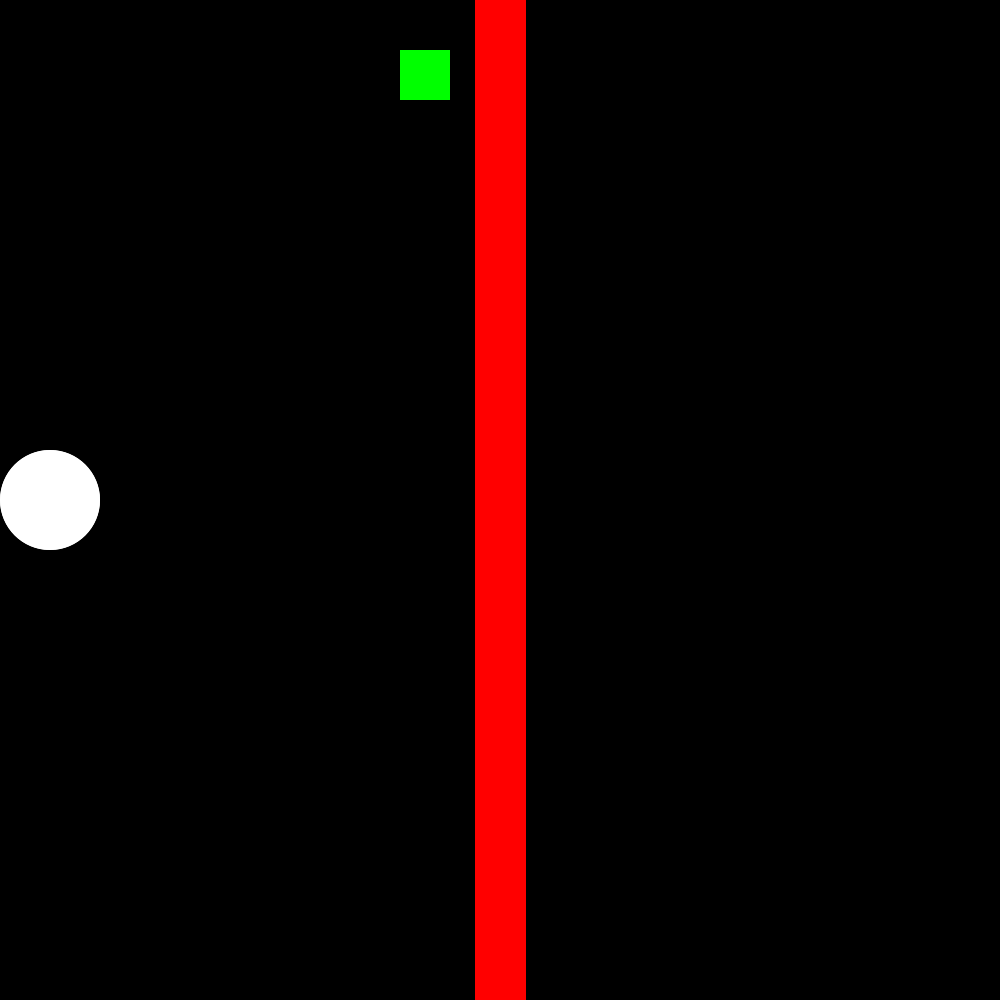
Frame 1 (no input)
Frame 60 (the mouse pressed at the canvas centre just before this capture): identical to frame 1, image omitted
Frame 120 (the mouse held since frame 60 and released just before this capture): identical to frame 1, image omitted

The Processing sketch that drew this single still picture (run headless with seeded random() and noise(); from frame 60 on, the mouse is pressed at the canvas centre):

// Processing sketch: Game
// ── Game.pde
void setup()
{
  size(1000,1000);
  wall = new level();
  player = new gameObjects();
  button = new gameObjects();
}

level wall;
gameObjects player;
gameObjects button;

void draw()
{
  background (0);
  button.render();
  wall.render();
  player.render();
  button.update();
  
}

void keyPressed()
{
  
  player.update();
}
// ── GameObjects.pde
class gameObjects
{
  float bx = 400;
  float by = 50;
  float y = 0;
  float x = 475;
  float recH = 1000;
  float recW = 50;
  float px = 50;
  float py = 500;
  
  public void update()
  {
   //player
   if (key ==CODED)
    {
      //Right
      if( keyCode == RIGHT && (px + 50 < x || px + 50 > x + recW) )
      { 
        px += 8;
      }
      if (px + 50 >= width)
      {
        px = width-50;
      }
      
      
      //Left
      if (keyCode == LEFT && (px - 50 > x + recW || px -50 < x)   )
      { 
        px -= 8;
      } 
      if (px - 50 <= 0)
      {
        px = 50;
      }
      
      
      //Up
      if( keyCode == UP )
      { 
        py -= 8;
      }
      if (py - 50 <= 0)
      {
        py =50;
      }
      
      
      //Down
      if (keyCode == DOWN )
      { 
        py += 8;
      }
      if (py + 50 >= height)
      {
        py = height -50;
      }
    }
    
    //button
    if (px + 50 >= bx && px + 50 <= bx + 50)
    {
      recH = 800;
    }
  }
  
  public void render()
  {
    //button
    noStroke();
    fill(0,255,0);
    rect (bx,by,50,50);
    
    //player
    noStroke();
    fill(255);
    ellipse(px,py,100,100);
    
  }
}
// ── Level.pde
class level extends gameObjects
{
  
  
  void update()
  {
    
     
  }
  
  
  
  void render()
  {
    stroke(255,0,0);
    fill(255,0,0);
    rect(x,y,recW,recH);
    
    
     
  }
  
}
// ── player.pde
class player extends gameObjects
{
  
  
    
    
  void update()
  {
     
    
  }
  void render()
  {
    
    
     
  }
   
}
